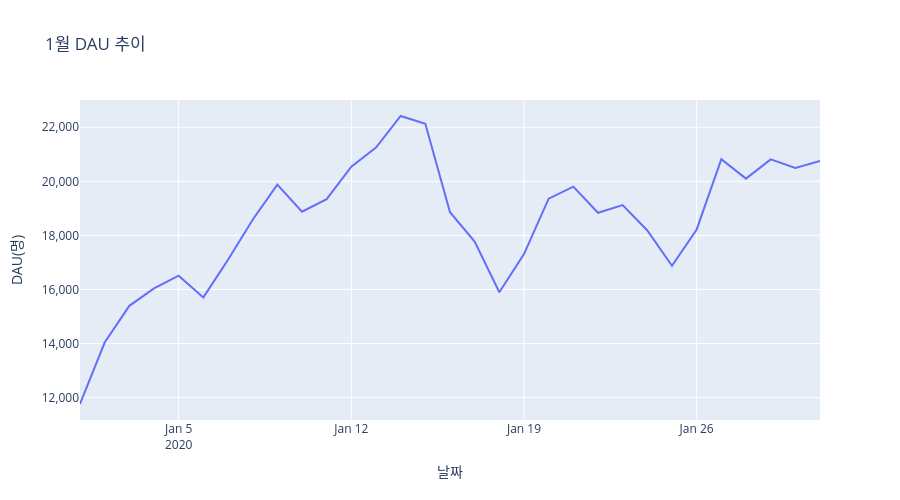

This figure's notebook cell:
### Code cell
# 1월 DAU 추이 시각화
fig = go.Figure(
    go.Scatter(x=dau["date_ymd"], y=dau["dau"]))

fig.update_layout(
    title="1월 DAU 추이",
    xaxis_title="날짜",
    yaxis_title="DAU(명)",
    width=900, 
    height=500,
    yaxis=dict(tickformat=",")
)

fig.show()

### Figure 1 — Plotly figure (JSON) as saved in the notebook; plotly's stock layout.template omitted (floating-point values rounded to 4 significant figures)
{"data": [{"type": "scatter", "x": ["2020-01-01T00:00:00", "2020-01-02T00:00:00", "2020-01-03T00:00:00", "2020-01-04T00:00:00", "2020-01-05T00:00:00", "2020-01-06T00:00:00", "2020-01-07T00:00:00", "2020-01-08T00:00:00", "2020-01-09T00:00:00", "2020-01-10T00:00:00", "2020-01-11T00:00:00", "2020-01-12T00:00:00", "2020-01-13T00:00:00", "2020-01-14T00:00:00", "2020-01-15T00:00:00", "2020-01-16T00:00:00", "2020-01-17T00:00:00", "2020-01-18T00:00:00", "2020-01-19T00:00:00", "2020-01-20T00:00:00", "2020-01-21T00:00:00", "2020-01-22T00:00:00", "2020-01-23T00:00:00", "2020-01-24T00:00:00", "2020-01-25T00:00:00", "2020-01-26T00:00:00", "2020-01-27T00:00:00", "2020-01-28T00:00:00", "2020-01-29T00:00:00", "2020-01-30T00:00:00", "2020-01-31T00:00:00"], "y": [11765, 14039, 15396, 16044, 16511, 15707, 17099, 18580, 19879, 18878, 19344, 20542, 21252, 22417, 22131, 18859, 17770, 15897, 17311, 19359, 19805, 18837, 19120, 18184, 16879, 18221, 20821, 20101, 20813, 20492, 20751]}], "layout": {"height": 500, "title": {"text": "1월 DAU 추이"}, "width": 900, "xaxis": {"title": {"text": "날짜"}}, "yaxis": {"tickformat": ",", "title": {"text": "DAU(명)"}}}}
